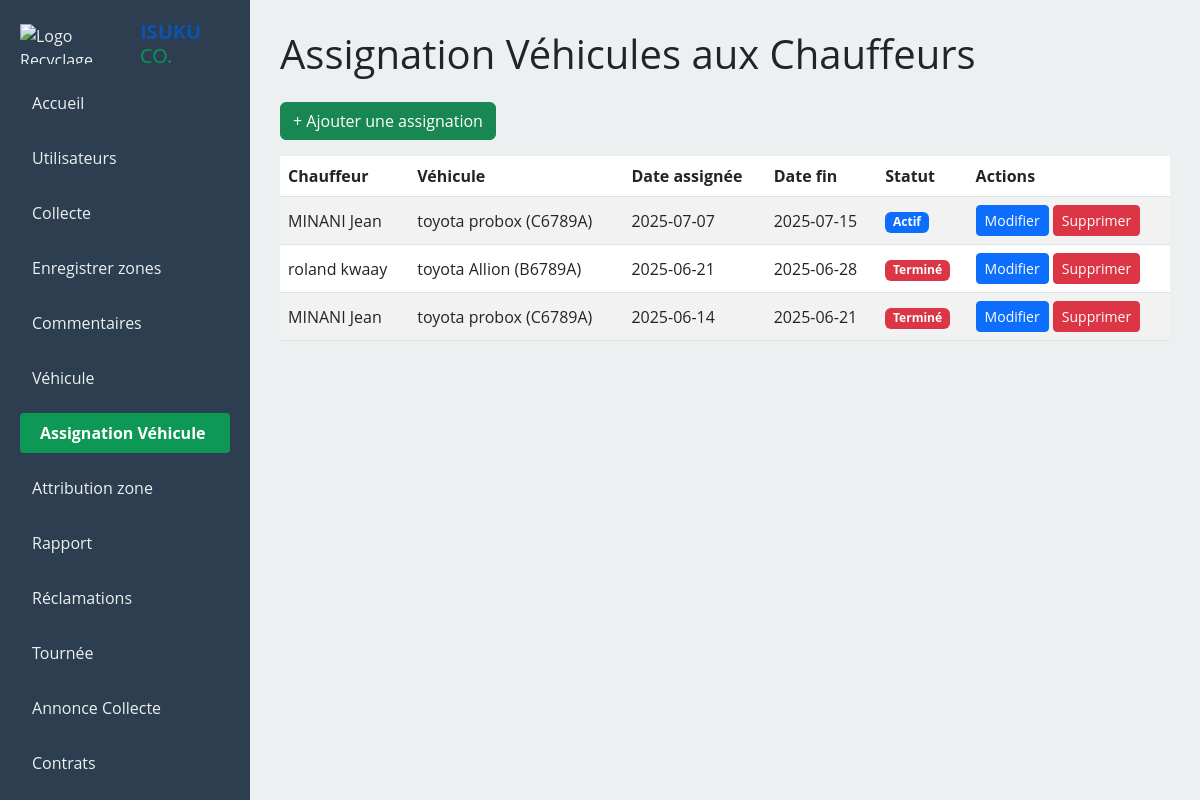
Page /coordinateur/assignation_vehicule.php (signed in) on the committed database.
### tables this page shows
CREATE TABLE `assignation_vehicule` (
  `id_assignation_vehicule` int(11) NOT NULL,
  `id_chauffeur` varchar(100) NOT NULL,
  `immatriculation` varchar(50) NOT NULL,
  `date_assigned` date NOT NULL,
  `date_fin` date DEFAULT NULL,
  `statut` enum('actif','terminé') DEFAULT 'actif'
);

CREATE TABLE `utilisateur` (
  `id_utilisateur` varchar(100) NOT NULL,
  `nom` varchar(50) NOT NULL,
  `prenom` varchar(100) NOT NULL,
  `genre` varchar(4) NOT NULL,
  `pays` varchar(100) NOT NULL,
  `province` varchar(50) NOT NULL,
  `commune` varchar(50) NOT NULL,
  `quartier` varchar(50) NOT NULL,
  `avenue` varchar(60) NOT NULL,
  `telephone` varchar(50) NOT NULL,
  `email` varchar(50) NOT NULL,
  `role` enum('coordinateur','agent','chauffeur','client') NOT NULL,
  `password` varchar(255) DEFAULT NULL,
  `date_inscription` date NOT NULL DEFAULT current_timestamp(),
  `actif` tinyint(1) NOT NULL DEFAULT 1
);

CREATE TABLE `vehicule` (
  `immatriculation` varchar(50) NOT NULL,
  `marque` varchar(100) NOT NULL,
  `modele` varchar(100) NOT NULL,
  `type` varchar(50) NOT NULL,
  `statut` enum('en service','en maintenance','hors service') DEFAULT 'hors service'
);

### coordinateur/assignation_vehicule.php (the view, shortened to what this page needs)
<?php
$bdd = new PDO('mysql:host=localhost;dbname=isukuco;charset=utf8mb4', 'root', '', [
    PDO::ATTR_ERRMODE => PDO::ERRMODE_EXCEPTION
]);
$bdd->query("UPDATE assignation_vehicule
             SET statut = 'terminé'
             WHERE date_fin IS NOT NULL
             AND date_fin < CURDATE()
             AND statut = 'actif'");
$assignations = $bdd->query("
    SELECT a.*, u.nom, u.prenom, v.marque, v.modele
    FROM assignation_vehicule a
    JOIN utilisateur u ON a.id_chauffeur = u.id_utilisateur
    JOIN vehicule v ON a.immatriculation = v.immatriculation
    ORDER BY a.date_assigned DESC
")->fetchAll(PDO::FETCH_ASSOC);
?>
<!DOCTYPE html>
<html lang="fr">
<head>
<link href="https://cdn.jsdelivr.net/npm/bootstrap@5.3.0/dist/css/bootstrap.min.css" rel="stylesheet" />
</head>
<body>
<div class="dashboard">
  <?php include 'sidebar.php'; ?>
  <main class="main-content">
    <h1 class="mb-4">Assignation Véhicules aux Chauffeurs</h1>
    <button class="btn btn-success mb-3" data-bs-toggle="modal" data-bs-target="#assignationModal" onclick="openModal()">+ Ajouter une assignation</button>
    <table class="table table-striped align-middle">
      <thead>
        <tr>
          <th>Chauffeur</th>
          <th>Véhicule</th>
          <th>Date assignée</th>
          <th>Date fin</th>
          <th>Statut</th>
          <th>Actions</th>
        </tr>
      </thead>
      <tbody>
        <?php foreach ($assignations as $a): ?>
        <tr>
          <td><?= htmlspecialchars($a['nom'] . ' ' . $a['prenom']) ?></td>
          <td><?= htmlspecialchars($a['marque'] . ' ' . $a['modele'] . ' (' . $a['immatriculation'] . ')') ?></td>
          <td><?= htmlspecialchars($a['date_assigned']) ?></td>
          <td><?= htmlspecialchars($a['date_fin'] ?? '') ?></td>
          <td>
            <?php if($a['statut'] === 'actif'): ?>
                 <span class="badge bg-primary">Actif</span>
            <?php else: ?>
                 <span class="badge bg-danger">Terminé</span>
            <?php endif; ?>
          </td>
          <td>
            <button
              class="btn btn-sm btn-primary"
              onclick='openModal(<?= json_encode($a, JSON_HEX_TAG|JSON_HEX_APOS|JSON_HEX_QUOT|JSON_HEX_AMP) ?>)'>
              Modifier
            </button>
            <a href="?del=<?= htmlspecialchars($a['id_assignation_vehicule']) ?>"
               class="btn btn-sm btn-danger"
               onclick="return confirm('Confirmer la suppression de cette assignation ?')">Supprimer</a>
          </td>
        </tr>
        <?php endforeach; ?>
      </tbody>
    </table>
  </main>
</div>
</body>
</html>

### coordinateur/assignation_vehicule.php (style rules this page uses)
body { margin: 0; font-family: 'Open Sans', sans-serif; background-color: #f4f6f9; }
.dashboard { display: flex; min-height: 100vh; overflow: hidden; }
main.main-content { flex-grow: 1; padding: 30px; background-color: #ecf0f1; overflow-y: auto; }

### rows in the picture
assignation_vehicule: id_chauffeur.prenom "MINANI Jean", immatriculation.modele "toyota probox (C6789A)", date_assigned "2025-07-07", date_fin "2025-07-15", statut "Actif"
assignation_vehicule: id_chauffeur.prenom "roland kwaay", immatriculation.modele "toyota Allion (B6789A)", date_assigned "2025-06-21", date_fin "2025-06-28", statut "Terminé"
assignation_vehicule: id_chauffeur.prenom "MINANI Jean", immatriculation.modele "toyota probox (C6789A)", date_assigned "2025-06-14", date_fin "2025-06-21", statut "Terminé"
